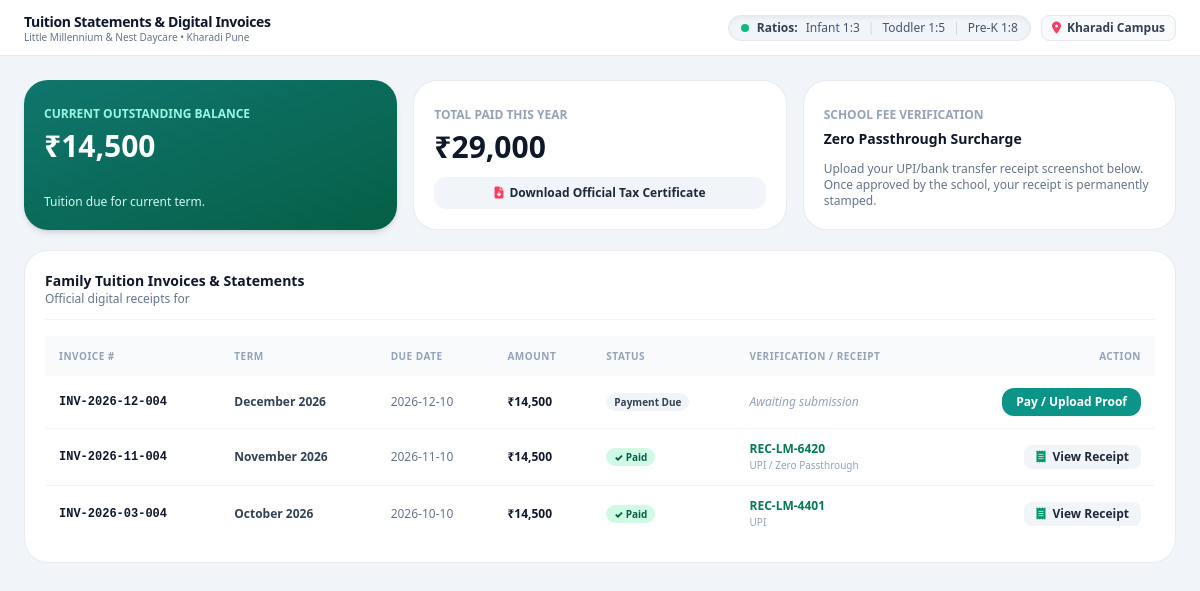
Before: /parent/billing with the older database file.
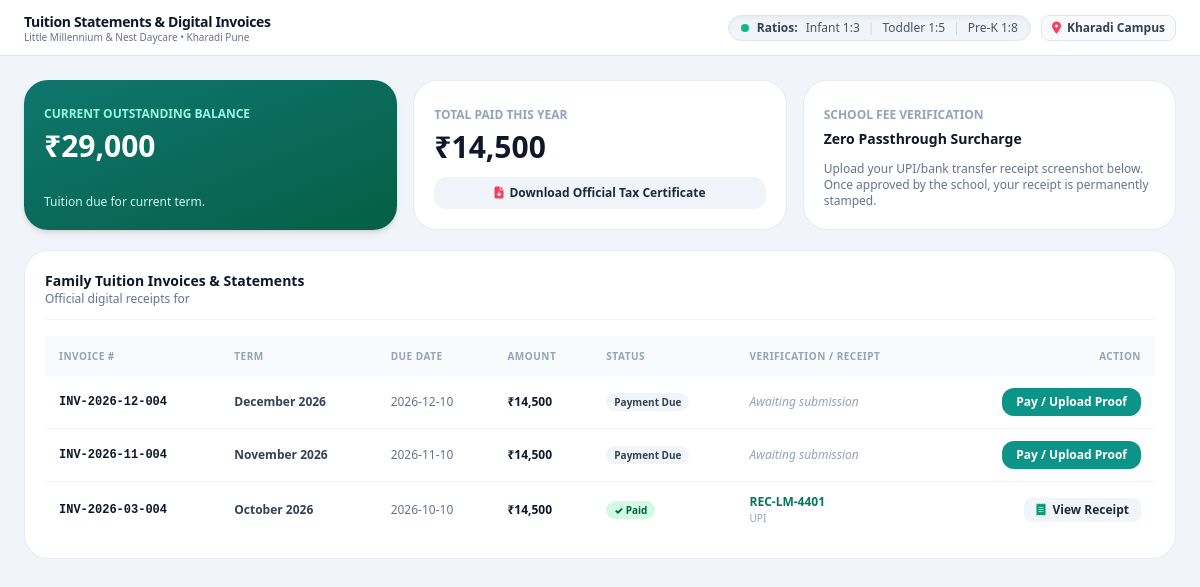
After: the same page with the newer database file.
### tables this page shows
CREATE TABLE invoices (
        id INTEGER PRIMARY KEY AUTOINCREMENT,
        campus_id INTEGER DEFAULT 1,
        student_id INTEGER NOT NULL,
        parent_id INTEGER NOT NULL,
        invoice_number TEXT UNIQUE NOT NULL,
        term_month TEXT NOT NULL,
        amount REAL NOT NULL,
        due_date TEXT NOT NULL,
        status TEXT DEFAULT 'Pending', -- Paid, Pending, Overdue
        payment_method TEXT DEFAULT 'Pending', -- Cash, Cheque, UPI, Online Passthrough
        paid_at TEXT,
        receipt_number TEXT, parent_receipt_file TEXT, parent_txn_ref TEXT, parent_payment_date TEXT, approval_status TEXT DEFAULT 'None', approved_by TEXT, approved_at TEXT, rejection_reason TEXT, base_fee REAL DEFAULT 14500.0, arrears_carried_forward REAL DEFAULT 0.0, credit_adjusted REAL DEFAULT 0.0, amount_paid REAL DEFAULT 0.0, balance_pending REAL DEFAULT 0.0, notes TEXT,
        FOREIGN KEY(student_id) REFERENCES students(id),
        FOREIGN KEY(parent_id) REFERENCES users(id)
    );

### app.py (the view)
@app.route('/parent/billing')
def parent_billing():
    conn = get_db_connection()
    child = conn.execute("SELECT id, first_name, last_name, classroom_id FROM students WHERE id = 4").fetchone()
    classroom = conn.execute("SELECT name FROM classrooms WHERE id = ?", (child['classroom_id'],)).fetchone()
    invoices = conn.execute("SELECT * FROM invoices WHERE student_id = 4 ORDER BY due_date DESC").fetchall()
    pending_amount = sum(i['amount'] for i in invoices if i['status'] != 'Paid')
    total_paid = sum(i['amount'] for i in invoices if i['status'] == 'Paid')
    conn.close()
    return render_template(
        'parent/billing.html',
        active_page='parent_billing',
        child=child,
        classroom=classroom,
        invoices=invoices,
        pending_amount=pending_amount,
        total_paid_amount=total_paid
    )

### app.py (called while the page is built)
def get_current_user():
    user_id = session.get('user_id')
    if not user_id:
        return None
    conn = get_db_connection()
    user = conn.execute("SELECT * FROM users WHERE id = ?", (user_id,)).fetchone()
    conn.close()
    return user

@app.context_processor
def inject_globals():
    conn = get_db_connection()
    pending_approvals = conn.execute("SELECT COUNT(*) FROM invoices WHERE approval_status = 'Pending Approval'").fetchone()[0]
    conn.close()
    return {
        'current_user': get_current_user(),
        'campus_name': Config.CAMPUS_NAME,
        'campus_code': Config.CAMPUS_CODE,
        'pending_approvals_count': pending_approvals
    }

### database.py (called while the page is built)
def get_db_connection():
    conn = sqlite3.connect(Config.DATABASE_PATH)
    conn.row_factory = sqlite3.Row
    return conn

### templates/parent/billing.html (shortened to what this page needs)
{% extends "base.html" %}
{% block page_title %}Tuition Statements & Digital Invoices{% endblock %}
{% block content %}
<div class="space-y-5">
  <div class="grid grid-cols-1 md:grid-cols-3 gap-4">
    <div class="bg-gradient-to-br from-teal-700 to-emerald-800 rounded-3xl p-5 text-white shadow-md flex flex-col justify-between">
      <div>
        <span class="text-xs uppercase font-bold text-teal-200">Current Outstanding Balance</span>
        <h3 class="text-2xl sm:text-3xl font-black mt-1">
          ₹{{ "{:,.0f}".format(pending_amount) }}
        </h3>
      </div>
      <p class="text-xs text-teal-100 mt-3">
        {% if pending_amount == 0 %}✓ Your family account is completely paid up!{% else %}Tuition due for current term.{% endif %}
      </p>
    </div>
    <div class="bg-white rounded-3xl border border-slate-200/80 p-5 shadow-2xs flex flex-col justify-between">
      <div>
        <span class="text-xs uppercase font-bold text-slate-400">Total Paid This Year</span>
        <h3 class="text-2xl sm:text-3xl font-black text-slate-900 mt-1">
          ₹{{ "{:,.0f}".format(total_paid_amount) }}
        </h3>
      </div>
      <a href="{{ url_for('export_parent_tax_statement', student_id=child.id) }}" class="w-full mt-3 py-2 bg-slate-100 hover:bg-slate-200 text-slate-800 font-bold rounded-xl text-xs transition flex items-center justify-center gap-1.5 shadow-2xs">
        <i class="fa-solid fa-file-arrow-down text-rose-500"></i>
        <span>Download Official Tax Certificate</span>
      </a>
    </div>
    <div class="bg-white rounded-3xl border border-slate-200/80 p-5 shadow-2xs flex flex-col justify-between">
      <div>
        <span class="text-xs uppercase font-bold text-slate-400">School Fee Verification</span>
        <h3 class="text-sm font-extrabold text-slate-900 mt-1">Zero Passthrough Surcharge</h3>
      </div>
      <p class="text-xs text-slate-500 mt-2">
        Upload your UPI/bank transfer receipt screenshot below. Once approved by the school, your receipt is permanently stamped.
      </p>
    </div>
  </div>
  <div class="bg-white rounded-3xl border border-slate-200/80 shadow-2xs p-5 space-y-4">
    <div class="flex items-center justify-between pb-3 border-b border-slate-100">
      <div>
        <h3 class="text-sm font-extrabold text-slate-900">Family Tuition Invoices & Statements</h3>
        <p class="text-xs text-slate-500">Official digital receipts for {{ current_user.name }}</p>
      </div>
    </div>
    <div class="overflow-x-auto">
      <table class="w-full text-left text-xs">
        <thead class="bg-slate-50 text-slate-400 uppercase font-black tracking-wider text-[10px]">
          <tr>
            <th class="py-3 px-3.5">Invoice #</th>
            <th class="py-3 px-3.5">Term</th>
            <th class="py-3 px-3.5">Due Date</th>
            <th class="py-3 px-3.5">Amount</th>
            <th class="py-3 px-3.5">Status</th>
            <th class="py-3 px-3.5">Verification / Receipt</th>
            <th class="py-3 px-3.5 text-right">Action</th>
          </tr>
        </thead>
        <tbody class="divide-y divide-slate-100 font-medium">
          {% for inv in invoices %}
          <tr>
            <td class="py-3 px-3.5 font-mono font-bold text-slate-900">{{ inv.invoice_number }}</td>
            <td class="py-3 px-3.5 text-slate-700 font-semibold">{{ inv.term_month }}</td>
            <td class="py-3 px-3.5 text-slate-500">{{ inv.due_date }}</td>
            <td class="py-3 px-3.5 font-black text-slate-900">₹{{ "{:,.0f}".format(inv.amount) }}</td>
            <td class="py-3 px-3.5">
              {% if inv.status == 'Paid' %}
              <span class="px-2 py-0.5 rounded-full text-[10px] font-black bg-emerald-100 text-emerald-800">
                ✓ Paid
              </span>
              {% elif inv.approval_status == 'Pending Approval' %}
              <span class="px-2 py-0.5 rounded-full text-[10px] font-black bg-amber-100 text-amber-800 border border-amber-300 animate-pulse">
                Verification Pending
              </span>
              {% else %}
              <span class="px-2 py-0.5 rounded-full text-[10px] font-black bg-slate-100 text-slate-700">
                Payment Due
              </span>
              {% endif %}
            </td>
            <td class="py-3 px-3.5">
              {% if inv.status == 'Paid' %}
              <span class="text-emerald-700 font-bold">{{ inv.receipt_number }}</span>
              <span class="text-slate-400 block text-[10px]">{{ inv.payment_method }}</span>
              {% elif inv.approval_status == 'Pending Approval' %}
              <span class="text-amber-700 font-semibold text-[11px]">Screenshot Uploaded</span>
              <span class="text-slate-400 block text-[9px] font-mono">Ref: {{ inv.parent_txn_ref }}</span>
              {% else %}
              <span class="text-slate-400 italic">Awaiting submission</span>
              {% endif %}
            </td>
            <td class="py-3 px-3.5 text-right">
              {% if inv.status == 'Paid' %}
              <button type="button" onclick="viewReceipt('{{ inv.receipt_number }}', '{{ inv.paid_at[:10] if inv.paid_at else '' }}', '{{ child.first_name }} {{ child.last_name }}', '{{ classroom.name }}', '{{ current_user.name }}', '{{ inv.term_month }}', '{{ inv.amount }}', '{{ inv.payment_method }}')" class="px-3 py-1 bg-slate-100 hover:bg-slate-200 text-slate-800 rounded-lg text-xs font-bold transition shadow-2xs">
                <i class="fa-solid fa-receipt text-emerald-600 mr-1"></i> View Receipt
              </button>
              {% elif inv.approval_status == 'Pending Approval' %}
              <span class="text-[11px] font-bold text-amber-700 bg-amber-50 px-2 py-1 rounded-md border border-amber-200">
                Awaiting School Approval
              </span>
              {% else %}
              <button type="button" onclick="openParentPaymentModal('{{ inv.id }}', '{{ inv.invoice_number }}', '{{ inv.amount }}', '{{ inv.term_month }}')" class="px-3.5 py-1.5 bg-brand-teal hover:bg-teal-700 text-white rounded-xl text-xs font-bold shadow-sm transition">
                Pay / Upload Proof
              </button>
              {% endif %}
            </td>
          </tr>
          {% endfor %}
        </tbody>
      </table>
    </div>
  </div>
</div>
{% endblock %}

### templates/base.html (shortened to what this page needs)
<!DOCTYPE html>
<html lang="en" class="h-full w-full overflow-hidden bg-slate-100">
<head>
  <script src="https://cdn.tailwindcss.com"></script>
  <link rel="stylesheet" href="https://cdnjs.cloudflare.com/ajax/libs/font-awesome/6.5.1/css/all.min.css">
  <link rel="stylesheet" href="{{ url_for('static', filename='css/custom.css') }}">
</head>
<body class="w-screen h-screen max-h-screen overflow-hidden text-slate-800 antialiased bg-slate-100 select-none m-0 p-0">
  <div class="w-full h-full max-h-screen overflow-hidden flex flex-col md:flex-row">
    <div class="flex-1 flex flex-col h-full overflow-hidden min-w-0">
      <header class="h-14 flex-none bg-white border-b border-slate-200 px-4 md:px-6 flex items-center justify-between shadow-2xs z-30">
        <div class="flex items-center gap-3">
          <div class="flex items-center gap-2">
            <div>
              <h1 class="text-sm font-extrabold text-slate-900 tracking-tight flex items-center gap-2 leading-tight">
                {% block page_title %}Dashboard{% endblock %}
              </h1>
              <p class="text-[10px] text-slate-500 hidden sm:block leading-none mt-0.5">Little Millennium & Nest Daycare • Kharadi Pune</p>
            </div>
          </div>
        </div>
        <div class="flex items-center gap-2.5">
          <div class="hidden lg:flex items-center gap-2 px-3 py-1 bg-slate-100 border border-slate-200 rounded-full text-xs font-medium text-slate-600 shadow-inner">
            <span class="w-2 h-2 rounded-full bg-emerald-500"></span>
            <span class="font-bold text-slate-700">Ratios:</span>
            <span>Infant 1:3</span>
            <span class="text-slate-300">|</span>
            <span>Toddler 1:5</span>
            <span class="text-slate-300">|</span>
            <span>Pre-K 1:8</span>
          </div>
          <div class="flex items-center gap-1.5 px-2.5 py-1 bg-slate-50 border border-slate-200 rounded-lg text-xs font-bold text-slate-700">
            <i class="fa-solid fa-location-dot text-rose-500 text-xs"></i>
            <span class="hidden sm:inline">Kharadi Campus</span>
          </div>
        </div>
      </header>
      <main class="flex-1 overflow-y-auto p-4 md:p-6 pb-20 md:pb-6 bg-slate-100">
        {% block content %}{% endblock %}
      </main>
    </div>
  </div>
</body>
</html>

### static/css/custom.css (style rules this page uses)
:root { --lm-purple: #7B2CBF; --lm-blue: #0284C7; --lm-green: #10B981; --lm-orange: #F59E0B; --lm-pink: #EC4899; }
html, body { width: 100%; height: 100%; max-height: 100vh; margin: 0 !important; padding: 0 !important; overflow: hidden !important; font-family: system-ui, -apple-system, BlinkMacSystemFont, 'Segoe UI', Roboto, Oxygen, Ubuntu, Cantarell, 'Open Sans', 'Helvetica Neue', sans-serif; background-color: #F8FAFC; box-sizing: border-box; }
*, *::before, *::after { box-sizing: inherit; }

Changed rows visible on the page:
changed invoices "INV-2026-11-004": receipt_number "REC-LM-6420" → (not shown); payment_method "UPI / Zero Passthrough" → (not shown); status "✓ Paid View Receipt" → "Payment Due Awaiting submission Pay / Upload Proof"
Other visible differences:
{{ "{:,.0f}".format(pending_amount) }}: "14,500" → "29,000"
{{ "{:,.0f}".format(total_paid_amount) }}: "29,000" → "14,500"
